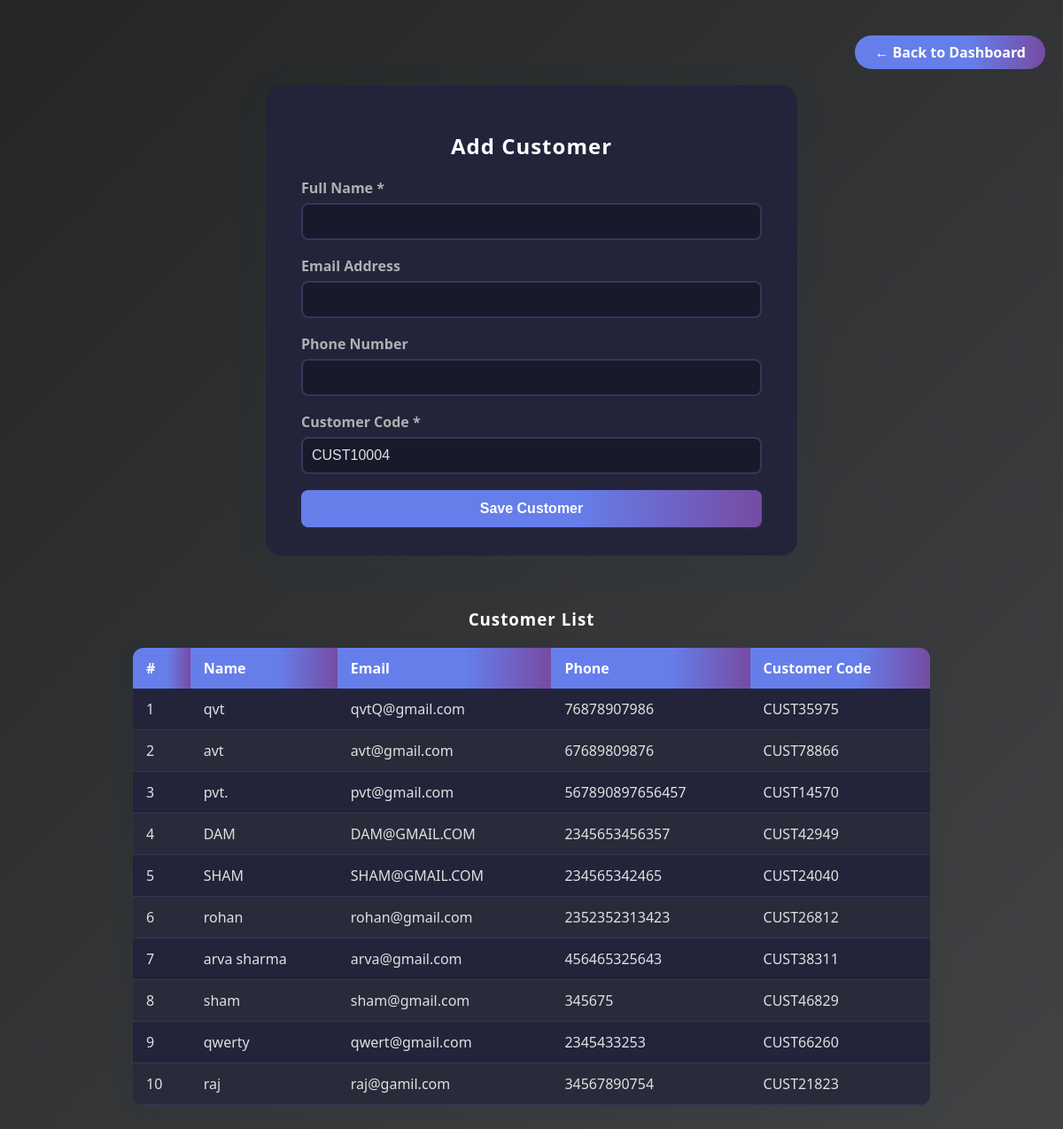
/manage-customers-sales (signed in), run on an earlier commit of the app's database.
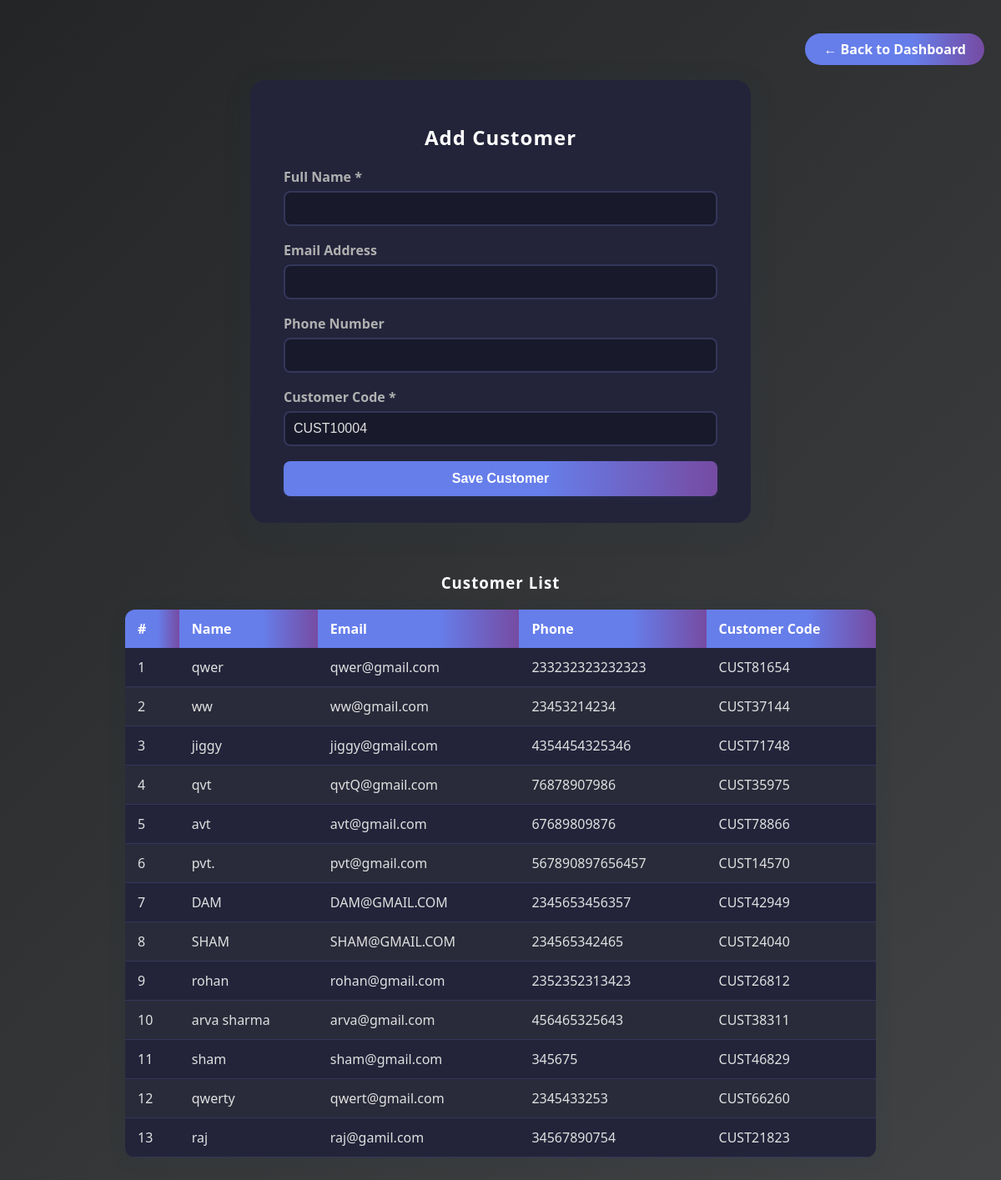
And on a later commit of the database.
### models.py (models this page shows)
class Customer(db.Model):
    id = db.Column(db.Integer, primary_key=True)
    name = db.Column(db.String(150), nullable=False)
    email = db.Column(db.String(120), unique=True, nullable=True)
    phone = db.Column(db.String(20), nullable=True)
    customer_code = db.Column(db.String(20), unique=True, nullable=False)  # 🔹 NEW FIELD
    user_id = db.Column(db.Integer, db.ForeignKey('user.id'), nullable=False)
    requests = db.relationship('Request', backref='customer', lazy=True)

### app.py (the view, shortened to what this page needs)
@app.route('/manage-customers-sales', methods=['GET', 'POST'])
@login_required
def add_customer():
    all_customers = Customer.query.filter_by(user_id=current_user.id).order_by(Customer.id.desc()).all()
    return render_template('add_customer.html', customers=all_customers)

### app.py (called while the page is built)
@login_manager.user_loader
def load_user(user_id):
    return User.query.get(int(user_id))

@app.after_request
def add_header(response):
    response.headers["Cache-Control"] = "no-cache, no-store, must-revalidate, private"
    response.headers["Pragma"] = "no-cache"
    response.headers["Expires"] = "-1"
    return response

### templates/add_customer.html (shortened to what this page needs)
<!DOCTYPE html>
<html lang="en">
<head>
</head>
<body>
  <div style="width:100%;display:flex;justify-content:flex-end;margin-bottom:18px;">
    <a href="{{ url_for('sales_page') }}" style="background:linear-gradient(90deg,#667eea 60%,#764ba2 100%);color:#fff;padding:8px 22px;border-radius:25px;text-decoration:none;font-weight:600;font-size:1rem;transition:background 0.2s;">← Back to Dashboard</a>
  </div>
  <div class="card">
    <h2>Add Customer</h2>
    <form method="POST" action="{{ url_for('add_customer') }}" onsubmit="return validateForm();">
      <div class="form-group">
        <label for="name" class="form-label">Full Name *</label>
        <input type="text" name="name" id="name" required maxlength="150">
      </div>
      <div class="form-group">
        <label for="email" class="form-label">Email Address</label>
        <input type="email" name="email" id="email" maxlength="120">
      </div>
      <div class="form-group">
        <label for="phone" class="form-label">Phone Number</label>
        <input type="tel" name="phone" id="phone" maxlength="20">
      </div>
      <div class="form-group">
        <label for="customer_code" class="form-label">Customer Code *</label>
        <input type="text" name="customer_code" id="customer_code" readonly required>
      </div>
      <button type="submit" class="submit-btn">Save Customer</button>
    </form>
  </div>
  <div class="table-wrapper">
    <h3>Customer List</h3>
    <table>
      <thead>
        <tr>
          <th>#</th>
          <th>Name</th>
          <th>Email</th>
          <th>Phone</th>
          <th>Customer Code</th>
        </tr>
      </thead>
      <tbody>
        {% for customer in customers %}
          <tr>
            <td>{{ loop.index }}</td>
            <td>{{ customer.name }}</td>
            <td>{{ customer.email or '-' }}</td>
            <td>{{ customer.phone or '-' }}</td>
            <td>{{ customer.customer_code }}</td>
          </tr>
        {% endfor %}
      </tbody>
    </table>
  </div>
</body>
</html>

What changed in the data, as far as the page shows it:
added Customer: name "qwer", email "qwer@gmail.com", phone "233232323232323", customer_code "CUST81654"
added Customer: name "ww", email "ww@gmail.com", phone "23453214234", customer_code "CUST37144"
added Customer: name "jiggy", email "jiggy@gmail.com", phone "4354454325346", customer_code "CUST71748"
